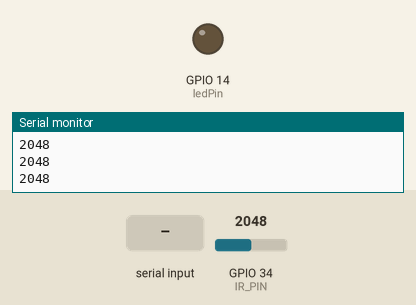
Bench run of a sketch on a simulated ESP32. Parts: output pins drawn as LEDs (lit = HIGH), the last lines printed to the serial monitor. Inputs (shaded band) come from the test bench; at power-on: GPIO 34 (IR_PIN) = 2048. Nothing arrives over Bluetooth unless stated.

Above: at 1.2 s.
1.3 s: "b" received over the second serial link
At 2.6 s:
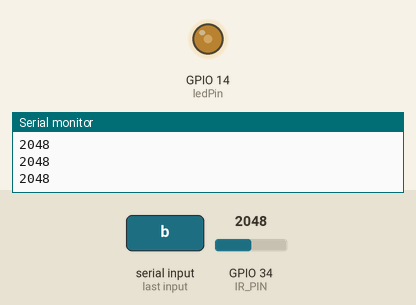
2.9 s: "s" received over the second serial link
At 4.0 s:
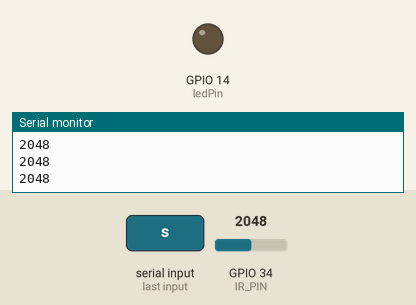
5.9 s: GPIO 34 (IR_PIN) set to 2363
7.4 s: GPIO 34 (IR_PIN) set to 2472
At 8.8 s:
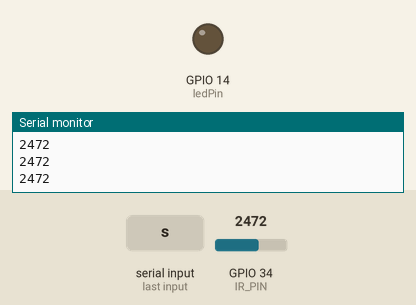
Timing chart, 0 to 9.9 s (numbered marks = the images above; inputs shaded):
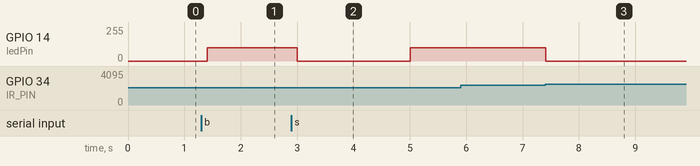

Measured:
- after the input at 1.3 s, GPIO 14 (ledPin): 0/255 → 100/255 after 0.10 s
- after the input at 2.9 s, GPIO 14 (ledPin): 100/255 → 0/255 after 0.11 s, → 100/255 2.0 s later
- after the input at 7.4 s, GPIO 14 (ledPin): 100/255 → 0/255 at once

The sketch:

Antiprocrastinator_Code.ino
```cpp
#include "BluetoothSerial.h"


#if !defined(CONFIG_BT_ENABLED) || !defined(CONFIG_BLUEDROID_ENABLED)
#error Bluetooth is not enabled! Please run `make menuconfig` to and enable it
#endif

BluetoothSerial SerialBT;
String message = " ";

// PWM buzzer parameters
const int ledPin = 14;
const int freq = 1000;
const int ledChannel = 0;
const int resolution = 8;
const int dutyCycle = 100;
const int time_period = 5; // In Seconds
int buzzing = 0;
int curtime = 0;

// Snooze pin
const int SNOOZEPIN = 25;
int snooze_count = 0;

// IR sensor pin
int ir_buzz = 0;
int ir_time = 0;
int away_count = 0;
const int IR_PIN = 34;

void setup() {
  Serial.begin(115200);
  SerialBT.begin("Antiprocrastinator"); //Bluetooth device name
  Serial.println("The device started, now you can pair it with bluetooth!");

  ledcSetup(ledChannel, freq, resolution); // Setup buzzer
  ledcAttachPin(ledPin, ledChannel);

  pinMode(SNOOZEPIN, INPUT); // Setup Snooze Button
  pinMode(IR_PIN, INPUT); // Setup Snooze Button
  digitalWrite(SNOOZEPIN, HIGH);
}

void loop() {
   // If host device available
   int results = analogRead(IR_PIN);
   Serial.println(results);
  if((results > 900 || (millis()-ir_time) >= 10000) && ir_buzz == 1){ // Stop if IR Value is high or 3 minutes passed while buzzing
    ledcWrite(ledChannel, 0);
    SerialBT.println("IR STOP");
    ir_buzz = 0;
    if((millis()-ir_time) >= 10000){
        delay(10000);
    }
  }
  if(results < 2400) away_count++;
  else away_count = 0;
  if(away_count > (5*time_period) && ir_buzz == 0){ // If IR value is low, start buzzing
    ledcWrite(ledChannel, dutyCycle);
    SerialBT.println("AFK");
    ir_buzz = 1;
    ir_time = millis(); // Check time to compare for later
  }
//  int snooze_state = digitalRead(SNOOZEPIN);
//  SerialBT.println(snooze_state);
//  if(snooze_state == HIGH) snooze_count++;
//  else snooze_count = 0;
//  if(snooze_count > 10 && (buzzing == 1 || ir_buzz == 1)){ // Snooze if pressed button and wait 3 minutes
//      ledcWrite(ledChannel, 0);
//      SerialBT.println("SNOOZING");
//      buzzing = 0;
//      ir_buzz = 0;
//      delay(10000);
//  }
  if(buzzing == 1 && (millis()-curtime) >= 10000){ // Wait 3 minutes and stop if buzzing
      ledcWrite(ledChannel, 0);
      buzzing = 0;
      SerialBT.println("WAITING");
      delay(10000);
  }
  if (SerialBT.available()) {
    // Read one character from the host device
    char dat = SerialBT.read();
    message[0] = dat; // Do something with the host device
    if (message == "b" && buzzing == 0) { // Detected blacklisted website/application and if currently buzzing
      // Send a message to the host device
      ledcWrite(ledChannel, dutyCycle); // Start buzzing
      SerialBT.println("BUZZING");
      buzzing = 1;
      curtime = millis(); // Check time to compare for later
    }
    if (message == "s" && buzzing == 1) { // Detected blacklisted website/application and if currently buzzing
      // Send a message to the host device
      ledcWrite(ledChannel, 0); // Start buzzing
      SerialBT.println("STOPPING");
      buzzing = 0;
    }
  }
  delay(200);
}
```
